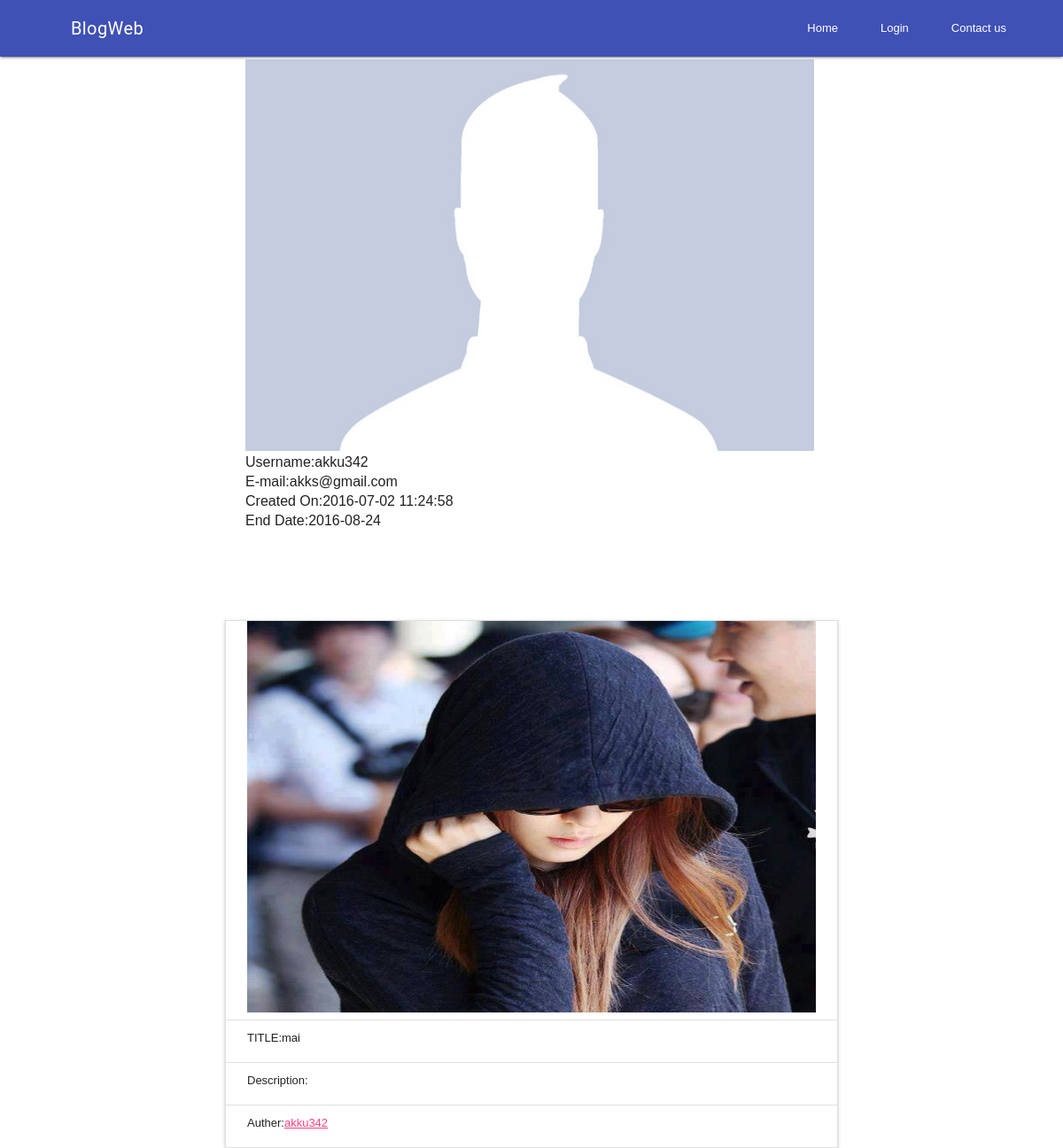
Page /api/profile1.php?varname=akku342 (signed in) on the committed database.
### tables this page shows
CREATE TABLE IF NOT EXISTS `blogger_info` (
  `blogger_id` int(10) NOT NULL,
  `email` text NOT NULL,
  `blogger_username` text NOT NULL,
  `blogger_password` text NOT NULL,
  `blogger_creation_date` datetime NOT NULL DEFAULT CURRENT_TIMESTAMP,
  `blogger_is_active` varchar(200) NOT NULL DEFAULT 'yes',
  `blogger_updated_date` datetime NOT NULL DEFAULT CURRENT_TIMESTAMP,
  `blogger_end_date` date NOT NULL DEFAULT '2016-08-24',
  `profile_pic` varchar(50) NOT NULL DEFAULT '../img/profile.jpg',
  `about` varchar(500) NOT NULL DEFAULT 'Software Developer l Networked Learner | Runner | Fulltoo Vegetarian | Chocolate Lover | Excessive Giggler | Participant Observer'
);

CREATE TABLE IF NOT EXISTS `blog_details` (
  `blog_details_id` int(20) NOT NULL,
  `blog_id` int(20) NOT NULL,
  `blog_detail_image` varchar(60) NOT NULL
);

CREATE TABLE IF NOT EXISTS `blog_master` (
  `blog_id` int(10) NOT NULL,
  `blogger_id` int(20) NOT NULL,
  `blog_title` varchar(20) NOT NULL,
  `blog_desc` text NOT NULL,
  `blog_category` varchar(20) NOT NULL,
  `blog_auther` varchar(20) NOT NULL,
  `blog_is_active` varchar(20) NOT NULL DEFAULT 'yes',
  `creation_date` timestamp NOT NULL DEFAULT CURRENT_TIMESTAMP,
  `update_date` timestamp NOT NULL DEFAULT CURRENT_TIMESTAMP
);

### api/profile1.php (the view, shortened to what this page needs)
<html>
  <head>
    <link rel="stylesheet" href="../css/material.indigo-pink.min.1.0.2.css">
    <link rel="stylesheet" href="../css/material.indigo-pink.min.1.0.4.css">
	  </head>
  <body>
    <div class="mdl-layout mdl-js-layout mdl-layout--fixed-header">
      <header class="mdl-layout__header">
        <div class="mdl-layout__header-row">
          <span class="mdl-layout-title">BlogWeb</span>
          <nav class="mdl-navigation mdl-layout--large-screen-only">
            <a class="mdl-navigation__link" href="home.php">Home</a>
            <a class="mdl-navigation__link" href="../html/login.html">Login</a>
            <a class="mdl-navigation__link" href="contact1.php">Contact us</a>
          </nav>
        </div>
      </header>
      <main class="mdl-layout__content">
        <div class="page-content">
<?php
$servername = "localhost";
$username = "root";
$password = "";
$dbname = "blogweb";
$conn = mysqli_connect($servername, $username, $password, $dbname);
$dd="../img/profile.jpg";
$d1=$_GET["varname"];
$e="select * from blogger_info where blogger_username='$d1'";
$r3 = mysqli_query($conn,$e);
$row1=mysqli_fetch_array($r3);
$e4=$row1['blogger_id'];
$e=$row1['blogger_username'];
$e1=$row1['email'];
$e2=$row1['blogger_creation_date'];
$e3=$row1['blogger_end_date'];
echo "<table border=\"0\" align=\"center\">";
	echo "<tr><th><img src=\"$dd\"  height=\"442\" width=\"642\"></th>";
	echo "<tr><td>";
	echo "Username:". "$e";
	echo "</td><td>";
	echo "<tr><td>";
	echo "E-mail:"."$e1";
	echo "</td></tr>";
    echo "<tr><td>";
	echo "Created On:"."$e2";
	echo "</td></tr>";
	echo "<tr><td>";
	echo "End Date:"."$e3";
	echo "</td></tr>";
	echo "</table>";
$re="SELECT blog_master.blog_id,blog_title,blog_desc,blog_auther,blog_category,blog_detail_image,creation_date FROM blog_master,blog_details WHERE blog_master.blog_id=blog_details.blog_id and blog_master.blogger_id='$e4'  ORDER BY blog_master.blog_id DESC ";
		$rs = mysqli_query($conn,$re);
while ($row=mysqli_fetch_array($rs))
	{
$p=$row['blog_detail_image'];
	$p1=$row['blog_auther'];
	$p3=$row['blog_title'];
$p4=$row['blog_desc'];
	echo" <table class=\"mdl-data-table mdl-js-data-table mdl-data-table--selectable mdl-shadow--2dp\"  align=\"center\">";
     echo "<thead>";
      echo"  <tr>";
         echo "<th><img src=\"$p\"  height=\"442\" width=\"642\"></th>";
      echo"  </tr>";
     echo" </thead>";
    echo"  <tbody>";
       echo"<tr>";
       echo"<td class=\"mdl-data-table__cell--non-numeric\" align=\"center\">TITLE:$p3</td >";
       echo" <tr>";
        echo"  <td class=\"mdl-data-table__cell--non-numeric\"  align=\"center\">Description: $p4</td>";
       echo" </tr>";
       echo" <tr>";
        echo"  <td class=\"mdl-data-table__cell--non-numeric\"  align=\"center\">Auther:<a href=\"profile1.php\">$p1</td>";
       echo" </tr>";
      echo"</tbody>";
  echo" </table>";
}
		?>
		</div>
      </main>
    </div>
  </body>
</html>

### api/profile1.php (style rules this page uses)
html { background:url(http://thekitemap.com/images/feedback-img.jpg) no-repeat; background-size: cover; height:100%; }

### rows in the picture
blogger_info: blogger_username "akku342", email "akks@gmail.com", blogger_creation_date "2016-07-02 11:24:58", blogger_end_date "2016-08-24"
blog_details: blog_detail_image (picture), blog.blog_title "mai", blog.blog_auther "akku342"
